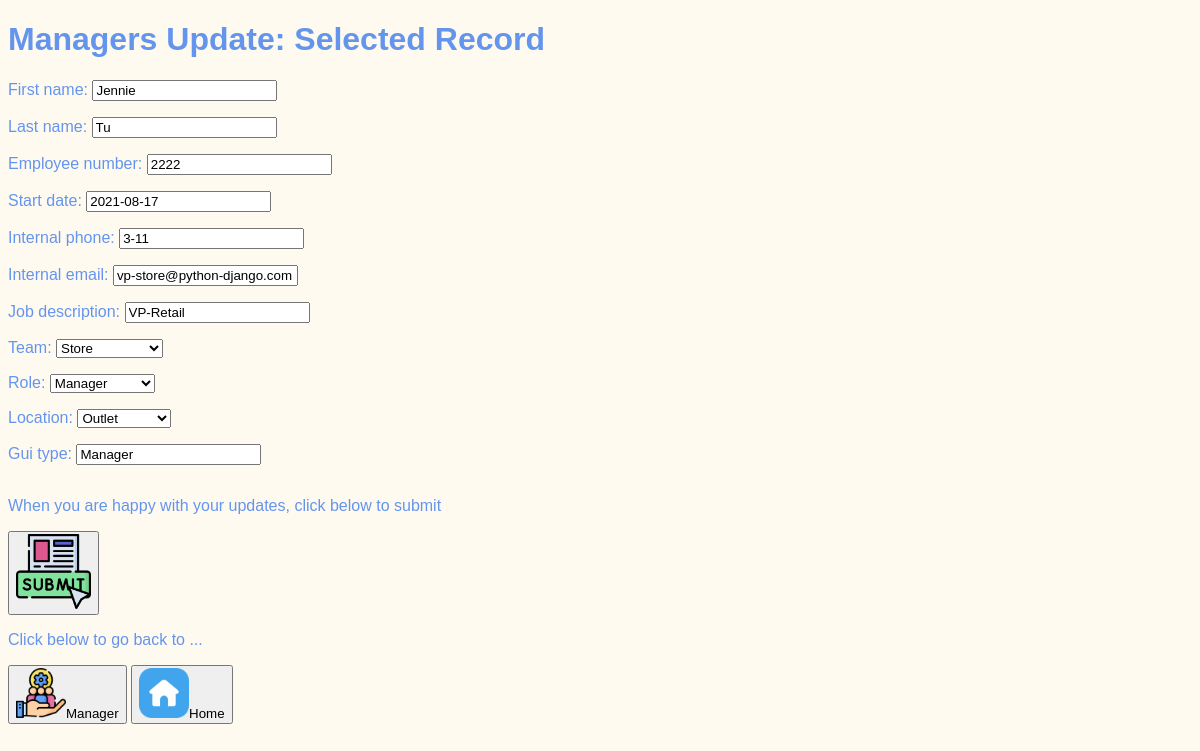
The page /category/manupd17 on the database as committed earlier.
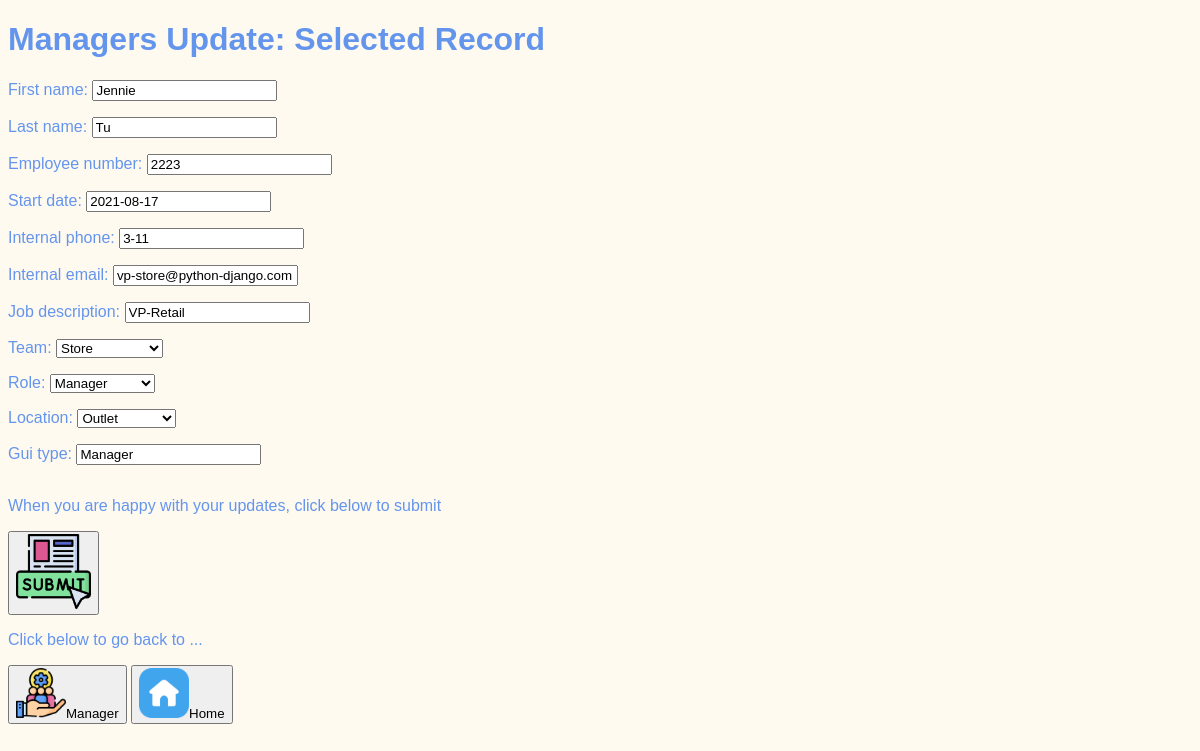
The same page on the database as committed later.
### category/models.py (models this page shows, shortened)
class Manager(models.Model):
    first_name = models.CharField(max_length=15)
    last_name = models.CharField(max_length=15)
    employee_number = models.IntegerField()
    start_date = models.DateField()
    internal_phone = models.CharField(max_length=6)
    internal_email = models.EmailField(default="*_*@python-django.com")
    job_description = models.CharField(max_length=15)
    team = models.ForeignKey(Team, on_delete=models.CASCADE)
    role = models.ForeignKey(Role, on_delete=models.CASCADE)
    location = models.ForeignKey(Location, on_delete=models.CASCADE)
    gui_type = models.CharField(max_length=7, default="Manager")

### category/views.py (the view)
# urls.py: path('manupd<int:id>', views.update_existing_manager, name="managerdetupd"),
def update_existing_manager(request, id):
    manager = Manager.objects.get(id=id)
    if request.method == "POST":
        form = ManagerForm(request.POST, instance=manager)
        if form.is_valid():
            form.save()
            return redirect("managers")
    else:
        form = ManagerForm(instance=manager)
    return render(request, "category/managers_update_selection.html", {"form": form})

### category/forms.py
class ManagerForm(forms.ModelForm):
    class Meta:
        model = Manager
        fields = '__all__'

### category/models.py (called while the page is built)
    def __str__(self):
        return f"{self.team_name}"

    def __str__(self):
        return f"{self.location_name}"

    def __str__(self):
        return f"{self.role_title}"

### category/templates/category/managers_update_selection.html (shortened to what this page needs)
{% extends "base.html" %}
{% load static %}
{% block content %}
<h1>Managers Update: Selected Record</h1>
<form method="post">
  <table>
    {{ form.as_p }}
  </table>
  <p>When you are happy with your updates, click below to submit</p>
  <button type="submit"><img src="{% static 'tpwebsite/Submit.png' %}" width="75px" height="75px"></button>
</form>
  <p>Click below to go back to ...</p>
  <p>
    <a href="{% url 'manager_page' %}"><button><img src="{% static 'tpwebsite/Manager.png' %}" width="50px" height="50px">Manager</button></a>
    <a href="{% url 'landing_page' %}"><button><img src="{% static 'tpwebsite/Home.png' %}" width="50px" height="50px">Home</button></a>
  </p>
{% endblock %}

Rows that differ between the two databases and show on the page:
changed Manager "Jennie": employee_number "2222" → "2223"
